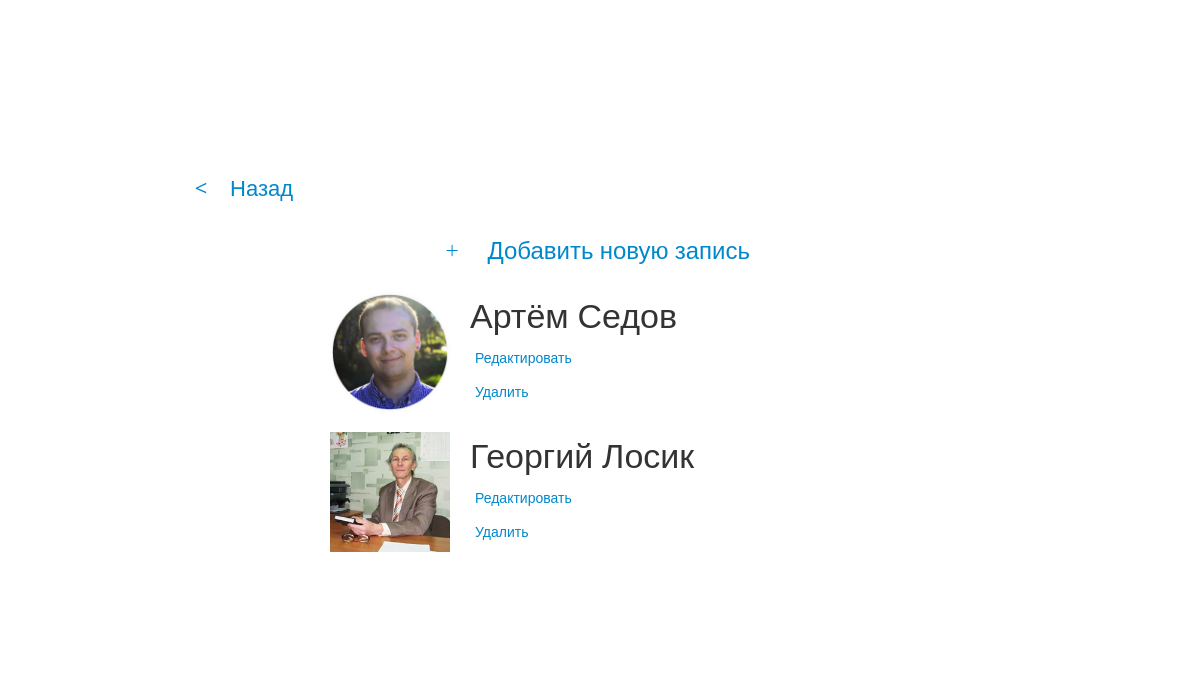
The page /index.php/subjects on the database its author committed.
### tables this page shows
CREATE TABLE IF NOT EXISTS `subjects` (
  `id` int(11) NOT NULL AUTO_INCREMENT,
  `name` varchar(255) NOT NULL,
  `sname` varchar(255) NOT NULL,
  `comment` text NOT NULL,
  PRIMARY KEY (`id`)
);

### application/controllers/subjects.php (called while the page is built, shortened)
<?php
class Subjects extends CI_Controller {
    public function __construct()
    {
        $this->load->library('Form_validation');
        $this->load->model('subjects_model');
        $this->load->helper('url');
    }
    public function index()
    {
        $items = $this->subjects_model->get_items();
        $this->load->view('subjects/index', array('items' => $items));
    }
}

### index.php (called while the page is built, shortened)
<?php
require_once BASEPATH.'core/CodeIgniter.php';

### application/core/Base_Model.php (called while the page is built, shortened)
<?php
class Base_Model extends CI_Model
{
    public function get_items()
    {
        $this->db->select('*');
        $this->db->from($this->table_name);
        return $this->db->get()->result();
    }
}

### application/views/subjects/index.php (the view)
<?php require_once('/../header.php'); ?>
<div class="items-list">
    <div class="item">
        <a href="/subjects/create/" class="create-button">Добавить новую запись</a>
    </div>
    <?php if(!empty($items)) { ?>
        <?php foreach($items as $item) { ?>
            <div class="item flex">
                <div class="image"><img src="/upload/subjects/images/<?php echo $item->id ?>.jpg"></div>
                <div class="data">
                    <div class="name">
                    <span><?php echo $item->name ?></span>
                    <?php echo $item->sname ?>
                </div>
                    <div class="buttons">
                        <a href="/subjects/edit/<?php echo $item->id ?>">Редактировать</a>
                        <a href="/subjects/delete/<?php echo $item->id ?>">Удалить</a>
                    </div>
                </div>
            </div>
        <?php } ?>
    <?php } ?>
</div>
<?php require_once('/../footer.php'); ?>

### styles/css/styles.css (style rules this page uses)
* { margin: 0; padding: 0; border: 0; color: #333; -webkit-transition: all .2s; -moz-transition: all .2s; -o-transition: all .2s; transition: all .2s; }
body { font-family: 'Open Sans',sans-serif; font-size: 16px; width: 100%; color: #333; min-height: 100vh; -webkit-box-orient: vertical; -webkit-box-direction: normal; -ms-flex-direction: column; flex-direction: column; }
body:before, body:after, body #wrapper:before, body #wrapper:after { content: ''; display: block; -webkit-flex: 1 1 50%; -ms-flex: 1 1 50%; flex: 1 1 50%; }
body, body #wrapper { display: -ms-flexbox; display: -webkit-flex; display: flex; }
a { box-sizing: border-box; outline: none; text-decoration: none; color: #08c; display: block; }
img { border: none; }
.flex { display: -ms-flexbox; display: -webkit-flex; display: flex; }
.item { margin-bottom: 20px; -webkit-flex: 1 0 540px; -ms-flex: 1 0 540px; flex: 1 0 540px; min-width: 540px; }
.item .buttons { width: 120px; }
.item .buttons a { font-size: 14px; padding: 5px; margin-top: 5px; border-radius: 5px; text-align: center; display: inline-block; }
.item .image { -webkit-flex: 0 0 120px; -ms-flex: 0 0 120px; flex: 0 0 120px; height: 120px; }
.item .image img { display: block; width: 120px; }
.item .data { -webkit-flex: 1 0 400px; -ms-flex: 1 0 400px; flex: 1 0 400px; padding-left: 20px; }
.item .name { font-size: 34px; font-weight: 100; }
.item .name span { font-weight: 400; }
.create-button:before { content: '+'; position: absolute; left: 10px; top: 10px; height: 24px; width: 24px; line-height: 24px; font-size: 24px; text-align: center; border-radius: 100%; background-color: white; color: #08c; }
.create-button { position: relative; display: block; margin: 0 auto; width: 340px; padding: 10px 20px; font-size: 24px; height: 44px; line-height: 24px; border-radius: 22px; font-weight: 100; text-align: right; }

### rows shown on the page
subjects: shows a picture, name "Артём", sname "Седов"
subjects: shows a picture, name "Георгий", sname "Лосик"
